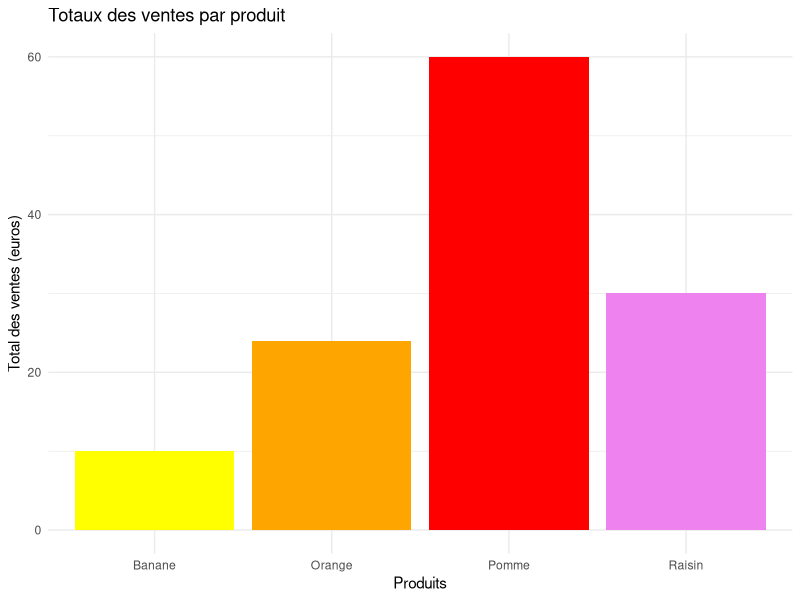
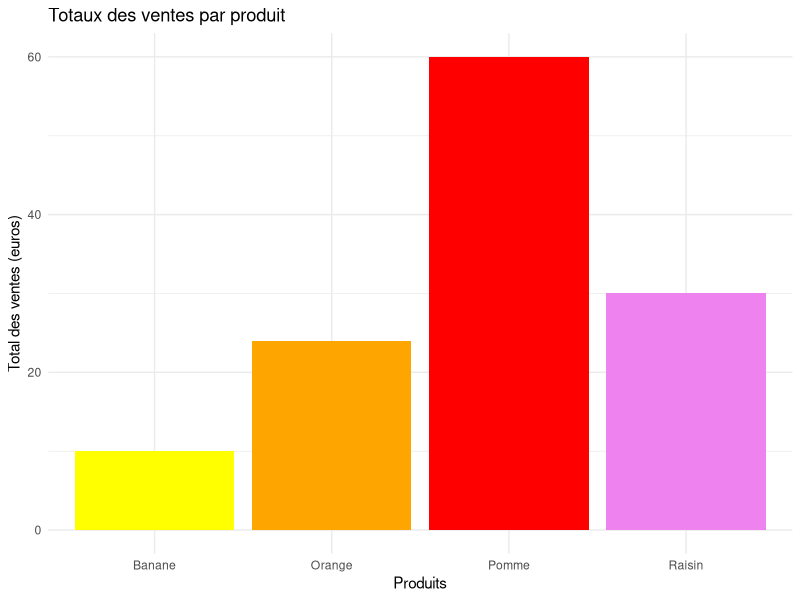

These charts were generated, in order, by the following R code:
library("ggplot2")
ventes <- data.frame(produits = c("Pomme", "Orange", "Banane", "Raisin"), quantite = c(50, 30, 20, 15), prix = c(1.2, 0.8, 0.5, 2.0))

ventes$total <- ventes$quantite * ventes$prix

graph = ggplot(ventes, aes(x=produits, y=total)) + 
  geom_bar(fill = c("red", "orange", "yellow", "violet"), stat="identity" ) + theme_minimal() +
  labs(title="Totaux des ventes par produit", x="Produits", y="Total des ventes (euros)")
graph

print(graph)

